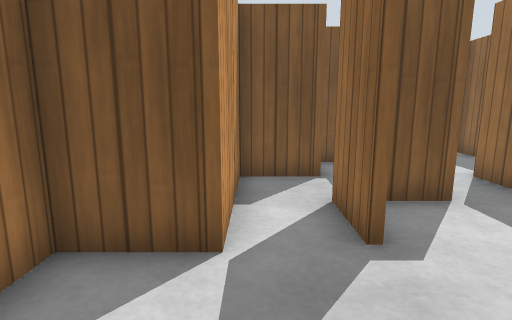
view 1 (above)

20 first-person views from a walk through a robot-simulator world made for Gazebo. The camera is 0.86 m above the floor, tilts 10° down and sees 80° across. The floor is counted in squares, 0.5 m on a side. Each view is taken from the middle of a square. On the plan, view 1 faces up. The plan holds only what a view shows up to about 16 squares ahead; the rest is blank. Simple patterns stand in for the simulator's built-in surfaces.

view 2
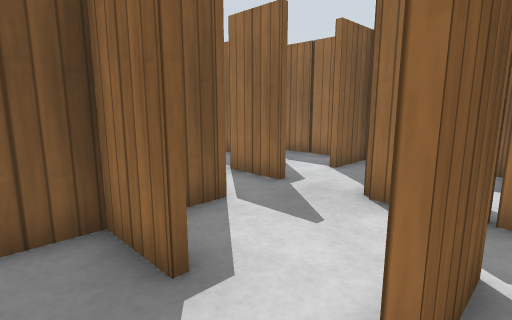

view 3
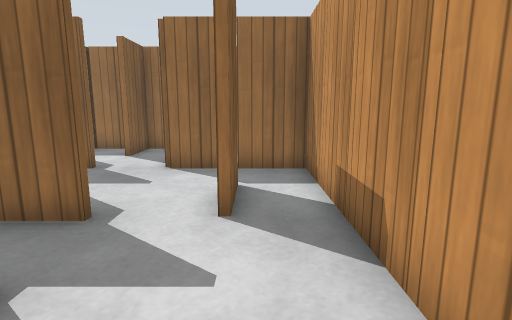

view 4
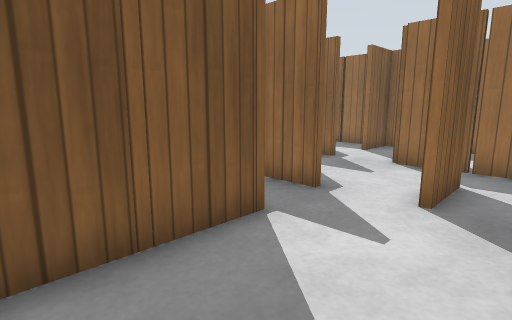

view 5
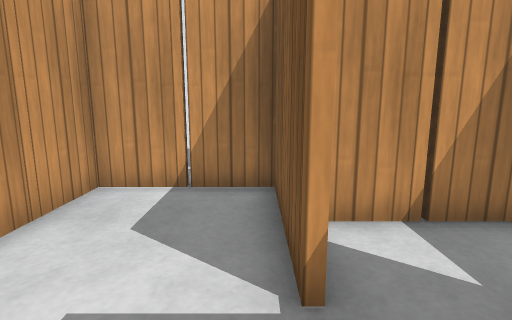

view 6
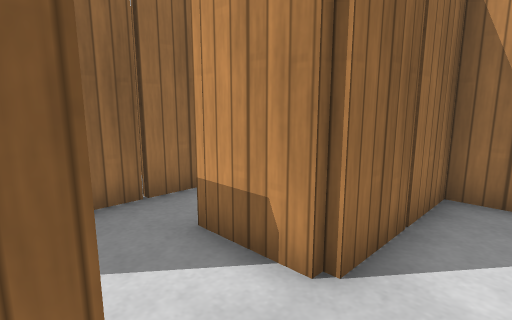

view 7
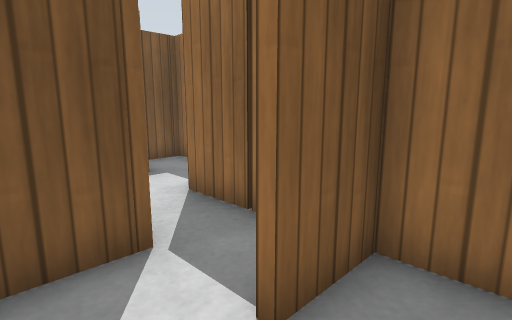

view 8
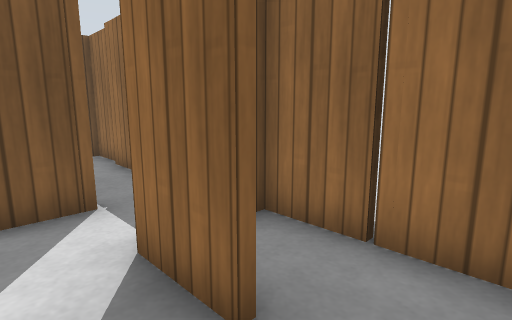

view 9
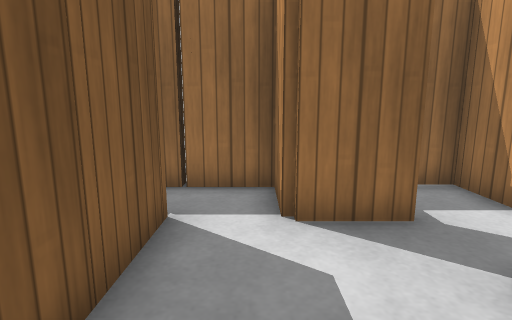

view 10
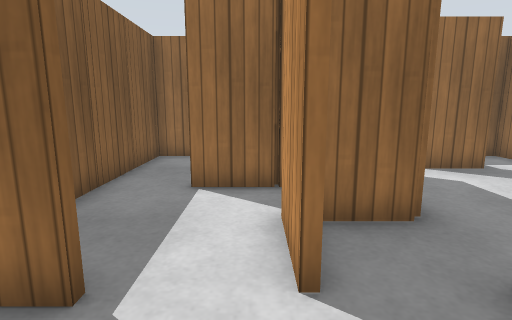

view 11
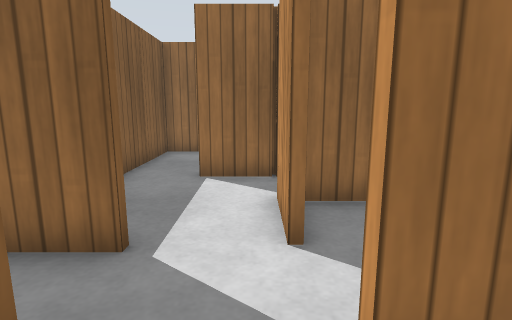

view 12
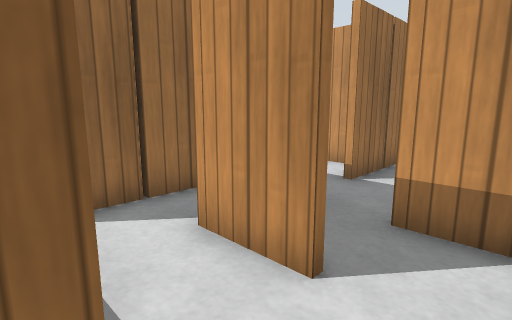

view 13
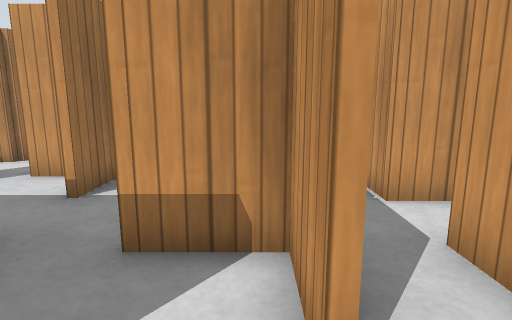

view 14
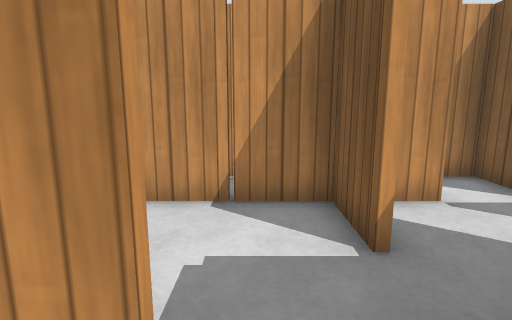

view 15
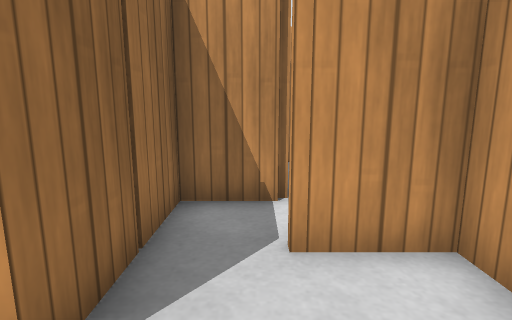

view 16
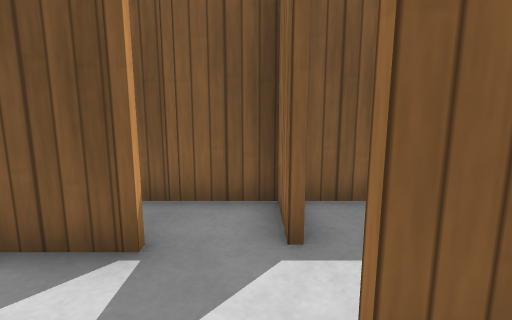

view 17
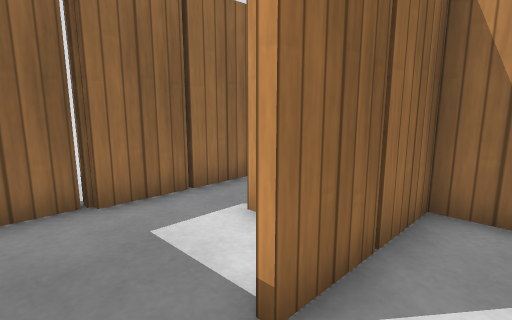

view 18
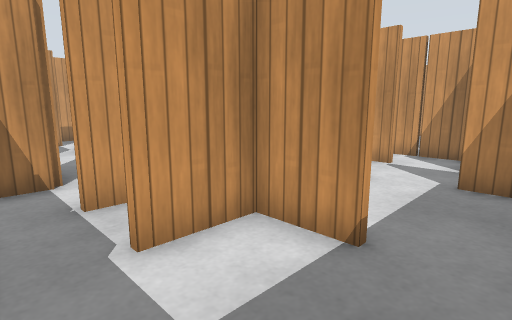

view 19
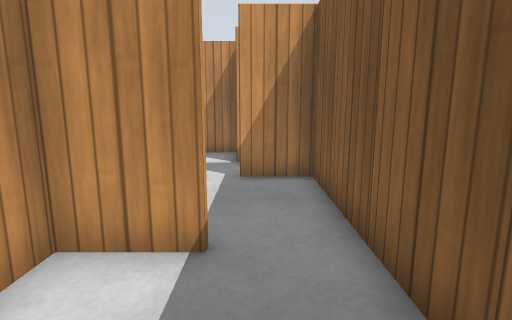

view 20
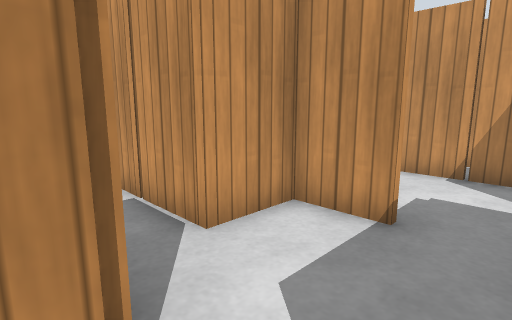

### Floor plan
Points are (right, up) in squares from view 1. A wall is a line through its corners. A room is listed if a view was taken in it or the views show most of it. See-through windows are left out.
Room 1 (views 1, 2, 3, 4, 5, 6, 7)
walls: (-1.5, -0.6) (-2.5, -0.6); (-2.6, 1.5) (-2.6, 3.5); (1.4, 3.5) (1.4, 5.5); (-2.4, 3.5) (-2.4, 2.6); (-0.4, 5.4) (-0.4, 3.4) (-3.9, 3.4); (-5.4, 1.4) (-8.4, 1.4) (-8.4, -2.4) (1.4, -2.4) (1.4, 1.6) (2.5, 1.6); (5.4, -0.4) (5.4, 3.4) (3.5, 3.4); (3.5, 5.4) (2.1, 5.4); (5.4, 4.2) (5.4, 7.6); (3.6, 7.5) (3.6, 6.5); (-6.4, 4.9) (-6.4, 2)
ways out: opening at (5.5, 7) to room 2; opening at (0, 4.5) to room 4
objects: wooden post (-8, -1); wooden post (-7, -3); wooden post (-7, 1); wooden post (-6, 3); wooden post (-5, -3); wooden post (-5, 1); wooden post (-3, -3); wooden post (-1, -3); wooden post (-1, -1); wooden post (-1, 3); wooden post (0, 5); wooden post (2, -1); wooden post (3, 1); wooden post (3, 5); wooden post (4, 7); wooden post (6, 1); wooden post (6, 5); wooden post (7, 7)
Room 2 (views 8, 14, 18, 19, 20)
walls: (4.5, 13.4) (3.4, 13.4); (7.9, 13.6) (7.4, 13.6); (7.6, 17.5) (7.6, 19.4) (3.6, 19.4); (3.6, 17.5) (3.6, 15.6) (4.6, 15.6); (5.4, 9.5) (5.4, 11.6) (7.4, 11.6) (7.4, 17.5); (1.6, 11.5) (1.6, 9.6) (3.6, 9.6) (3.6, 7.5); (5.4, 7.6) (6.5, 7.6); (7.6, 7.5) (7.6, 11.5)
ways out: opening at (5.5, 7) to room 1; opening at (1, 12) to room 3; opening at (3, 19) to room 3
objects: wooden post (3, 13); wooden post (4, 10); wooden post (4, 20); wooden post (5, 13); wooden post (5, 15); wooden post (6, 20); wooden post (7, 11); wooden post (7, 13); wooden post (7, 15); wooden post (8, 9); wooden post (8, 17)
Room 3 (views 9, 10, 11, 12, 13, 15, 16, 17)
walls: (-0.5, 15.6) (1.5, 15.6); (0.4, 15.4) (-0.5, 15.4); (-2.4, 15.5) (-2.4, 13.6) (-1.5, 13.6); (-1.4, 13.4) (-2.5, 13.4); (-0.6, 17.5) (-0.6, 19.5); (1.4, 13.5) (1.4, 15.1); (-2.4, 12.5) (-2.4, 9.6) (-1.4, 9.6); (-3.4, 17.4) (-4.4, 17.4) (-4.4, 15.4); (-0.4, 19.5) (-0.4, 17.5); (3.4, 13.4) (3.4, 17.5); (3.6, 19.4) (-3.1, 19.4); (-0.5, 7.6) (0.5, 7.6); (1.4, 7.5) (1.4, 11.5)
ways out: opening at (1, 12) to room 2; opening at (3, 19) to room 2; opening at (-4, 14.5); opening at (-1, 8)
objects: wooden post (-3, 17); wooden post (-2, 11); wooden post (-2, 20); wooden post (-1, 9); wooden post (-1, 13); wooden post (1, 9); wooden post (2, 16); wooden post (2, 20); wooden post (3, 15)
Room 4 (no view inside)
walls: (1.5, 7.4) (-0.4, 7.4) (-0.4, 5.4); (2.5, 9.4) (2, 9.4)
ways out: opening at (0, 4.5) to room 1
objects: wooden post (1, 7)

Positions as (right, up) in squares from view 1, and headings:
1: (0, 0), facing up
2: (-4, -1), facing up-right
3: (-7, -1), facing right
4: (-8, -2), facing up-right
5: (-2, 1), facing left
6: (0, 4), facing down-right
7: (2, 2), facing up-right
8: (4, 8), facing up-right
9: (1, 12), facing right
10: (-3, 16), facing right
11: (-4, 16), facing right
12: (-2, 18), facing down-right
13: (-2, 17), facing down
14: (3, 12), facing left
15: (0, 13), facing down
16: (-1, 14), facing up
17: (2, 19), facing down-right
18: (7, 19), facing down-left
19: (7, 18), facing left
20: (6, 13), facing down-left
